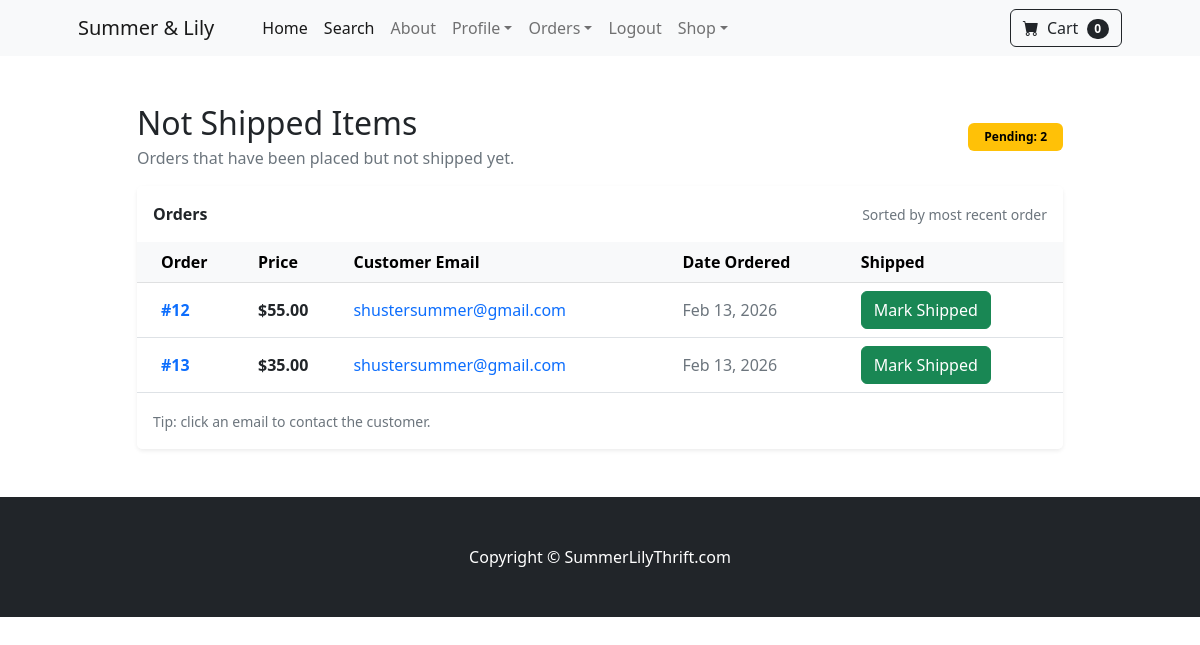
Page /payment/not_shipped_dash (signed in) on the committed database.
### payment/models.py (models this page shows, shortened)
class Order(models.Model):
    user = models.ForeignKey(User,on_delete=models.CASCADE,null=True,blank=True)
    full_name = models.CharField(max_length=250)
    email = models.EmailField(max_length=250)
    shipping_address = models.TextField(max_length=15000)
    amount_paid = models.DecimalField(max_digits=10, decimal_places=2)
    date_ordered = models.DateTimeField(auto_now_add=True)
    shipped = models.BooleanField(default=False)
    date_shipped = models.DateTimeField(blank=True,null=True)

### payment/views.py (the view, shortened to what this page needs)
def not_shipped_dash(request):
    if request.user.is_authenticated and request.user.is_superuser:
        orders = Order.objects.filter(shipped=False)
        return render(request, 'payment/not_shipped_dash.html', {"orders":orders})
    else:
        messages.success(request, "Access Denied")
        return redirect('home')

### cart/cart.py (called while the page is built)
    def __len__(self):
        return len(self.cart)

### cart/context_processors.py (called while the page is built)
def cart(request):
    return {'cart': Cart(request)}

### payment/templates/payment/not_shipped_dash.html (shortened to what this page needs)
{% extends 'base.html' %}
{% block content %}
<div class="container py-5">
  <div class="row justify-content-center">
    <div class="col-12 col-lg-10">
      <div class="d-flex align-items-center justify-content-between mb-3">
        <div>
          <h2 class="mb-1">Not Shipped Items</h2>
          <p class="text-muted mb-0">Orders that have been placed but not shipped yet.</p>
        </div>
        <span class="badge text-bg-warning px-3 py-2">
          Pending: {{ orders|length }}
        </span>
      </div>
      <div class="card shadow-sm border-0">
        <div class="card-header bg-white border-0 py-3">
          <div class="d-flex flex-wrap gap-2 align-items-center justify-content-between">
            <strong class="mb-0">Orders</strong>
            <small class="text-muted">Sorted by most recent order</small>
          </div>
        </div>
        <div class="card-body p-0">
          <div class="table-responsive">
            <table class="table table-hover align-middle mb-0">
              <thead class="table-light">
                <tr>
                  <th scope="col" class="ps-4">Order</th>
                  <th scope="col">Price</th>
                  <th scope="col">Customer Email</th>
                  <th scope="col">Date Ordered</th>
                  <th scope="col">Shipped</th>
                </tr>
              </thead>
              <tbody>
                {% if orders %}
                  {% for item in orders %}
                    <tr>
                      <td class="ps-4">
                        <a href="{% url 'orders' item.id %}"
                          class="text-decoration-none fw-semibold">
                          #{{ item.id }}
                        </a>
                      </td>
                      <td class="fw-semibold">
                        ${{ item.amount_paid }}
                      </td>
                      <td>
                        <a class="text-decoration-none" href="mailto:{{ item.email }}">
                          {{ item.email }}
                        </a>
                      </td>
                      <td>
                        <span class="text-muted">
                          {{ item.date_ordered|date:"M d, Y" }}
                        </span>
                      </td>
                      <td>
                        <form method="POST">
                          <button type = "submit" class="btn btn-success btn-small">Mark Shipped</button>
                        </form>
                      </td>
                    </tr>
                  {% endfor %}
                {% else %}
                  <tr>
                    <td colspan="4" class="text-center py-5">
                      <div class="text-muted">No unshipped orders found.</div>
                    </td>
                  </tr>
                {% endif %}
              </tbody>
            </table>
          </div>
        </div>
        <div class="card-footer bg-white border-0 py-3">
          <small class="text-muted">
            Tip: click an email to contact the customer.
          </small>
        </div>
      </div>
    </div>
  </div>
</div>
{% endblock %}

### rows in the picture
Order: id "12", amount_paid "55.00", email "shustersummer@gmail.com", date_ordered "Feb 13, 2026"
Order: id "13", amount_paid "35.00", email "shustersummer@gmail.com", date_ordered "Feb 13, 2026"

### other values in the picture
{{ cart | length }} "0"
{{ orders|length }} "2"
